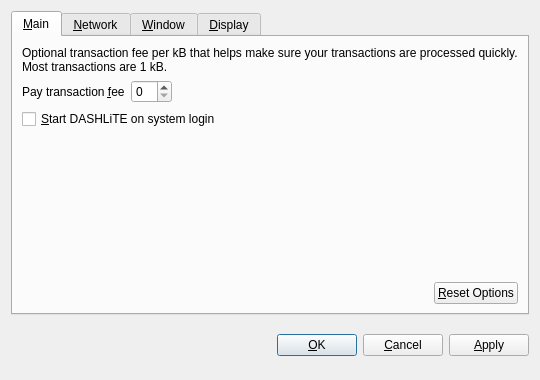
<?xml version="1.0" encoding="UTF-8"?>
<ui version="4.0">
 <class>OptionsDialog</class>
 <widget class="QDialog" name="OptionsDialog">
  <property name="geometry">
   <rect>
    <x>0</x>
    <y>0</y>
    <width>540</width>
    <height>380</height>
   </rect>
  </property>
  <property name="windowTitle">
   <string>Options</string>
  </property>
  <property name="modal">
   <bool>true</bool>
  </property>
  <layout class="QVBoxLayout" name="verticalLayout">
   <item>
    <widget class="QTabWidget" name="tabWidget">
     <property name="tabPosition">
      <enum>QTabWidget::North</enum>
     </property>
     <property name="currentIndex">
      <number>0</number>
     </property>
     <widget class="QWidget" name="tabMain">
      <attribute name="title">
       <string>&amp;Main</string>
      </attribute>
      <layout class="QVBoxLayout" name="verticalLayout_Main">
       <item>
        <widget class="QLabel" name="transactionFeeInfoLabel">
         <property name="text">
          <string>Optional transaction fee per kB that helps make sure your transactions are processed quickly. Most transactions are 1 kB.</string>
         </property>
         <property name="textFormat">
          <enum>Qt::PlainText</enum>
         </property>
         <property name="wordWrap">
          <bool>true</bool>
         </property>
        </widget>
       </item>
       <item>
        <layout class="QHBoxLayout" name="horizontalLayout_1_Main">
         <item>
          <widget class="QLabel" name="transactionFeeLabel">
           <property name="text">
            <string>Pay transaction &amp;fee</string>
           </property>
           <property name="textFormat">
            <enum>Qt::PlainText</enum>
           </property>
           <property name="buddy">
            <cstring>transactionFee</cstring>
           </property>
          </widget>
         </item>
         <item>
          <widget class="BitcoinAmountField" name="transactionFee"/>
         </item>
         <item>
          <spacer name="horizontalSpacer_1_Main">
           <property name="orientation">
            <enum>Qt::Horizontal</enum>
           </property>
           <property name="sizeHint" stdset="0">
            <size>
             <width>40</width>
             <height>20</height>
            </size>
           </property>
          </spacer>
         </item>
        </layout>
       </item>
       <item>
        <widget class="QCheckBox" name="bitcoinAtStartup">
         <property name="toolTip">
          <string>Automatically start DASHLiTE after logging in to the system.</string>
         </property>
         <property name="text">
          <string>&amp;Start DASHLiTE on system login</string>
         </property>
        </widget>
       </item>
       <item>
        <spacer name="verticalSpacer_Main">
         <property name="orientation">
          <enum>Qt::Vertical</enum>
         </property>
         <property name="sizeHint" stdset="0">
          <size>
           <width>20</width>
           <height>40</height>
          </size>
         </property>
        </spacer>
       </item>
       <item>
        <layout class="QHBoxLayout" name="horizontalLayout_2_Main">
         <item>
          <spacer name="horizontalSpacer_2_Main">
           <property name="orientation">
            <enum>Qt::Horizontal</enum>
           </property>
           <property name="sizeHint" stdset="0">
            <size>
             <width>40</width>
             <height>20</height>
            </size>
           </property>
          </spacer>
         </item>
         <item>
          <widget class="QPushButton" name="resetButton">
           <property name="toolTip">
            <string>Reset all client options to default.</string>
           </property>
           <property name="text">
            <string>&amp;Reset Options</string>
           </property>
           <property name="autoDefault">
            <bool>false</bool>
           </property>
          </widget>
         </item>
        </layout>
       </item>
      </layout>
     </widget>
     <widget class="QWidget" name="tabNetwork">
      <attribute name="title">
       <string>&amp;Network</string>
      </attribute>
      <layout class="QVBoxLayout" name="verticalLayout_Network">
       <item>
        <widget class="QCheckBox" name="mapPortUpnp">
         <property name="toolTip">
          <string>Automatically open the DASHLiTE client port on the router. This only works when your router supports UPnP and it is enabled.</string>
         </property>
         <property name="text">
          <string>Map port using &amp;UPnP</string>
         </property>
        </widget>
       </item>
       <item>
        <widget class="QCheckBox" name="connectSocks">
         <property name="toolTip">
          <string>Connect to the DASHLiTE network through a SOCKS proxy (e.g. when connecting through Tor).</string>
         </property>
         <property name="text">
          <string>&amp;Connect through SOCKS proxy:</string>
         </property>
        </widget>
       </item>
       <item>
        <layout class="QHBoxLayout" name="horizontalLayout_Network">
         <item>
          <widget class="QLabel" name="proxyIpLabel">
           <property name="text">
            <string>Proxy &amp;IP:</string>
           </property>
           <property name="textFormat">
            <enum>Qt::PlainText</enum>
           </property>
           <property name="buddy">
            <cstring>proxyIp</cstring>
           </property>
          </widget>
         </item>
         <item>
          <widget class="QValidatedLineEdit" name="proxyIp">
           <property name="maximumSize">
            <size>
             <width>140</width>
             <height>16777215</height>
            </size>
           </property>
           <property name="toolTip">
            <string>IP address of the proxy (e.g. 127.0.0.1)</string>
           </property>
          </widget>
         </item>
         <item>
          <widget class="QLabel" name="proxyPortLabel">
           <property name="text">
            <string>&amp;Port:</string>
           </property>
           <property name="textFormat">
            <enum>Qt::PlainText</enum>
           </property>
           <property name="buddy">
            <cstring>proxyPort</cstring>
           </property>
          </widget>
         </item>
         <item>
          <widget class="QLineEdit" name="proxyPort">
           <property name="maximumSize">
            <size>
             <width>55</width>
             <height>16777215</height>
            </size>
           </property>
           <property name="toolTip">
            <string>Port of the proxy (e.g. 9050)</string>
           </property>
          </widget>
         </item>
         <item>
          <widget class="QLabel" name="socksVersionLabel">
           <property name="text">
            <string>SOCKS &amp;Version:</string>
           </property>
           <property name="textFormat">
            <enum>Qt::PlainText</enum>
           </property>
           <property name="buddy">
            <cstring>socksVersion</cstring>
           </property>
          </widget>
         </item>
         <item>
          <widget class="QValueComboBox" name="socksVersion">
           <property name="toolTip">
            <string>SOCKS version of the proxy (e.g. 5)</string>
           </property>
          </widget>
         </item>
         <item>
          <spacer name="horizontalSpacer_Network">
           <property name="orientation">
            <enum>Qt::Horizontal</enum>
           </property>
           <property name="sizeHint" stdset="0">
            <size>
             <width>40</width>
             <height>20</height>
            </size>
           </property>
          </spacer>
         </item>
        </layout>
       </item>
       <item>
        <spacer name="verticalSpacer_Network">
         <property name="orientation">
          <enum>Qt::Vertical</enum>
         </property>
         <property name="sizeHint" stdset="0">
          <size>
           <width>20</width>
           <height>40</height>
          </size>
         </property>
        </spacer>
       </item>
      </layout>
     </widget>
     <widget class="QWidget" name="tabWindow">
      <attribute name="title">
       <string>&amp;Window</string>
      </attribute>
      <layout class="QVBoxLayout" name="verticalLayout_Window">
       <item>
        <widget class="QCheckBox" name="minimizeToTray">
         <property name="toolTip">
          <string>Show only a tray icon after minimizing the window.</string>
         </property>
         <property name="text">
          <string>&amp;Minimize to the tray instead of the taskbar</string>
         </property>
        </widget>
       </item>
       <item>
        <widget class="QCheckBox" name="minimizeOnClose">
         <property name="toolTip">
          <string>Minimize instead of exit the application when the window is closed. When this option is enabled, the application will be closed only after selecting Quit in the menu.</string>
         </property>
         <property name="text">
          <string>M&amp;inimize on close</string>
         </property>
        </widget>
       </item>
       <item>
        <spacer name="verticalSpacer_Window">
         <property name="orientation">
          <enum>Qt::Vertical</enum>
         </property>
         <property name="sizeHint" stdset="0">
          <size>
           <width>20</width>
           <height>40</height>
          </size>
         </property>
        </spacer>
       </item>
      </layout>
     </widget>
     <widget class="QWidget" name="tabDisplay">
      <attribute name="title">
       <string>&amp;Display</string>
      </attribute>
      <layout class="QVBoxLayout" name="verticalLayout_Display">
       <item>
        <layout class="QHBoxLayout" name="horizontalLayout_1_Display">
         <item>
          <widget class="QLabel" name="langLabel">
           <property name="text">
            <string>User Interface &amp;language:</string>
           </property>
           <property name="textFormat">
            <enum>Qt::PlainText</enum>
           </property>
           <property name="buddy">
            <cstring>lang</cstring>
           </property>
          </widget>
         </item>
         <item>
          <widget class="QValueComboBox" name="lang">
           <property name="toolTip">
            <string>The user interface language can be set here. This setting will take effect after restarting DASHLiTE.</string>
           </property>
          </widget>
         </item>
        </layout>
       </item>
       <item>
        <layout class="QHBoxLayout" name="horizontalLayout_2_Display">
         <item>
          <widget class="QLabel" name="unitLabel">
           <property name="text">
            <string>&amp;Unit to show amounts in:</string>
           </property>
           <property name="textFormat">
            <enum>Qt::PlainText</enum>
           </property>
           <property name="buddy">
            <cstring>unit</cstring>
           </property>
          </widget>
         </item>
         <item>
          <widget class="QValueComboBox" name="unit">
           <property name="toolTip">
            <string>Choose the default subdivision unit to show in the interface and when sending coins.</string>
           </property>
          </widget>
         </item>
        </layout>
       </item>
       <item>
        <widget class="QCheckBox" name="displayAddresses">
         <property name="toolTip">
          <string>Whether to show DASHLiTE addresses in the transaction list or not.</string>
         </property>
         <property name="text">
          <string>&amp;Display addresses in transaction list</string>
         </property>
        </widget>
       </item>
       <item>
        <spacer name="verticalSpacer_Display">
         <property name="orientation">
          <enum>Qt::Vertical</enum>
         </property>
         <property name="sizeHint" stdset="0">
          <size>
           <width>20</width>
           <height>40</height>
          </size>
         </property>
        </spacer>
       </item>
      </layout>
     </widget>
    </widget>
   </item>
   <item>
    <layout class="QHBoxLayout" name="horizontalLayout_Buttons">
     <item>
      <spacer name="horizontalSpacer_1">
       <property name="orientation">
        <enum>Qt::Horizontal</enum>
       </property>
       <property name="sizeHint" stdset="0">
        <size>
         <width>40</width>
         <height>48</height>
        </size>
       </property>
      </spacer>
     </item>
     <item>
      <widget class="QLabel" name="statusLabel">
       <property name="font">
        <font>
         <weight>75</weight>
         <bold>true</bold>
        </font>
       </property>
       <property name="text">
        <string/>
       </property>
       <property name="textFormat">
        <enum>Qt::PlainText</enum>
       </property>
       <property name="wordWrap">
        <bool>true</bool>
       </property>
      </widget>
     </item>
     <item>
      <spacer name="horizontalSpacer_2">
       <property name="orientation">
        <enum>Qt::Horizontal</enum>
       </property>
       <property name="sizeHint" stdset="0">
        <size>
         <width>40</width>
         <height>48</height>
        </size>
       </property>
      </spacer>
     </item>
     <item>
      <widget class="QPushButton" name="okButton">
       <property name="text">
        <string>&amp;OK</string>
       </property>
      </widget>
     </item>
     <item>
      <widget class="QPushButton" name="cancelButton">
       <property name="text">
        <string>&amp;Cancel</string>
       </property>
       <property name="autoDefault">
        <bool>false</bool>
       </property>
      </widget>
     </item>
     <item>
      <widget class="QPushButton" name="applyButton">
       <property name="text">
        <string>&amp;Apply</string>
       </property>
       <property name="autoDefault">
        <bool>false</bool>
       </property>
      </widget>
     </item>
    </layout>
   </item>
  </layout>
 </widget>
 <customwidgets>
  <customwidget>
   <class>BitcoinAmountField</class>
   <extends>QSpinBox</extends>
   <header>bitcoinamountfield.h</header>
  </customwidget>
  <customwidget>
   <class>QValueComboBox</class>
   <extends>QComboBox</extends>
   <header>qvaluecombobox.h</header>
  </customwidget>
  <customwidget>
   <class>QValidatedLineEdit</class>
   <extends>QLineEdit</extends>
   <header>qvalidatedlineedit.h</header>
  </customwidget>
 </customwidgets>
 <resources/>
 <connections/>
</ui>
